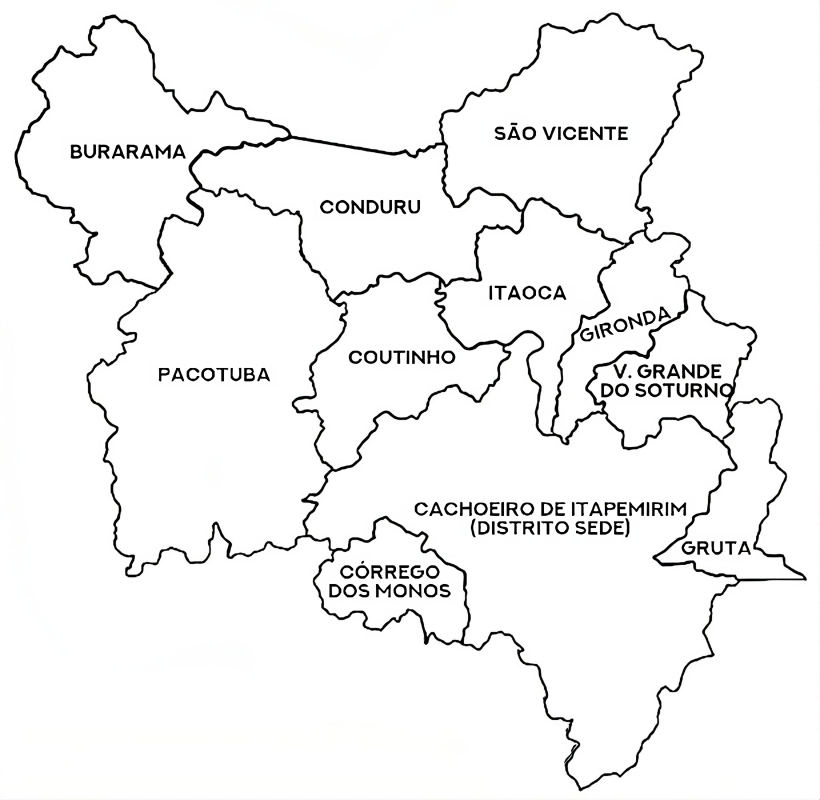
#> input picture Coloração Vertices Pratica/Sede_Cachoeiro.png, 2460 x 2400 px (shown at 1/3 size)
$ python grafo.py
#> lines starting #> are read from the running program, lines starting #| are printed output that depends on the picture
import matplotlib.pyplot as plt
import networkx as nx
from PIL import Image

class GrafoMapaVisualizador:
    def __init__(self, mapa_path):
#> called with mapa_path = 'Sede_Cachoeiro.png'
        self.mapa = Image.open(mapa_path)
#> self.mapa is the input picture: PIL image 2460x2400 RGBA; mean R, G, B, A 243.7, 243.8, 243.7, 255
        self.grafo = nx.Graph()

    def adicionar_cidade(self, cidade, posicao):
        self.grafo.add_node(cidade, pos=posicao)

    def adicionar_conexao(self, cidade1, cidade2):
        self.grafo.add_edge(cidade1, cidade2)

    def carregar_conexoes_do_arquivo(self, arquivo_path):
#> called with arquivo_path = 'conexoes.txt'
        with open(arquivo_path, 'r') as arquivo:
#> (reads Coloração Vertices Pratica/conexoes.txt from the repository)
            for linha in arquivo:
                # Verifica se a linha não está vazia
                if linha.strip():
                    # Divide a linha apenas se houver pelo menos dois valores
                    cidades = linha.strip().split(' - ')
                    if len(cidades) >= 2:
                        cidade1, cidade2 = cidades
                        self.adicionar_conexao(cidade1, cidade2)
                    else:
                        print(f"A linha '{linha.strip()}' não possui informações suficientes para criar uma conexão.")

    def visualizar_grafo_no_mapa(self):
        plt.imshow(self.mapa)

        posicoes = {cidade: pos for cidade, pos in nx.get_node_attributes(self.grafo, 'pos').items()}

        # Obtém o dicionário de cores para os nós usando a coloração gulosa
        colors = nx.coloring.greedy_color(self.grafo, strategy="largest_first", interchange=True)

        nx.draw_networkx(self.grafo, pos=posicoes, with_labels=False, font_weight='bold', node_size=90, node_color=list(colors.values()))

        plt.show()
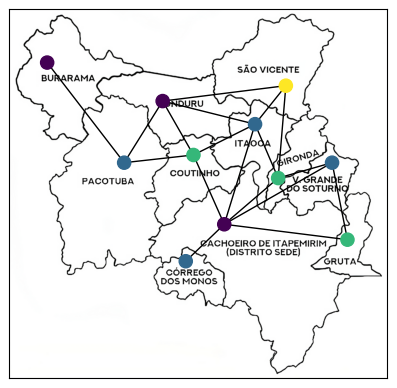
#> figure drawn by matplotlib, 1 panel

# Inicialize o visualizador de mapa
grafo_mapa_vis = GrafoMapaVisualizador('Sede_Cachoeiro.png')

# Adicione cidades
grafo_mapa_vis.adicionar_cidade('burarama', (250, 350))
grafo_mapa_vis.adicionar_cidade('pacotuba', (750, 1000))
grafo_mapa_vis.adicionar_cidade('conduru', (1000, 600))
grafo_mapa_vis.adicionar_cidade('saovicente', (1800, 500))
grafo_mapa_vis.adicionar_cidade('itaoca', (1600, 750))
grafo_mapa_vis.adicionar_cidade('coutinho', (1200, 950))
grafo_mapa_vis.adicionar_cidade('cachoeiro', (1400, 1400))
grafo_mapa_vis.adicionar_cidade('gironda', (1750, 1100))
grafo_mapa_vis.adicionar_cidade('soturno', (2100, 1000))
grafo_mapa_vis.adicionar_cidade('cmonos', (1150, 1640))
grafo_mapa_vis.adicionar_cidade('gruta', (2200, 1500))

# Carregue as conexões do arquivo
grafo_mapa_vis.carregar_conexoes_do_arquivo('conexoes.txt')

# Visualize o grafo no mapa
grafo_mapa_vis.visualizar_grafo_no_mapa()
